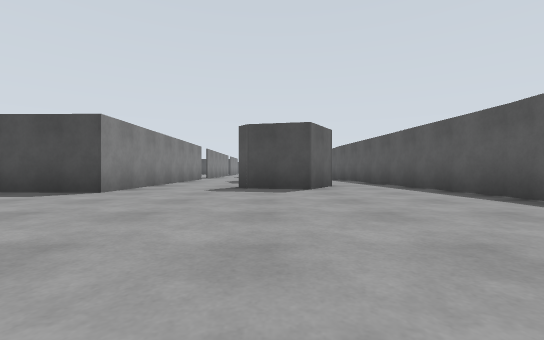
View 1 (above)

18 first-person views from a walk through a robot-simulator world made for Gazebo. The camera is 0.72 m above the floor, looks level and sees 90° across. The floor is counted in squares, 2 m on a side. Each view is taken from the middle of a square. On the plan, view 1 faces up. The plan holds only what a view shows up to about 9 squares ahead; the rest is blank.

View 2
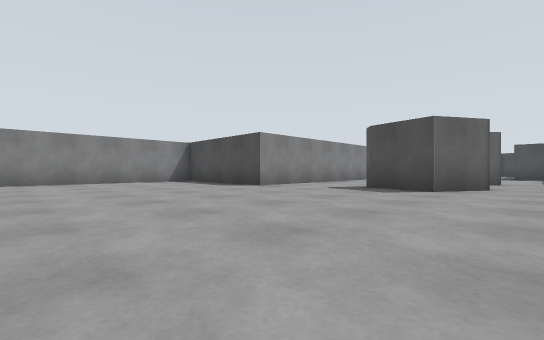

View 3
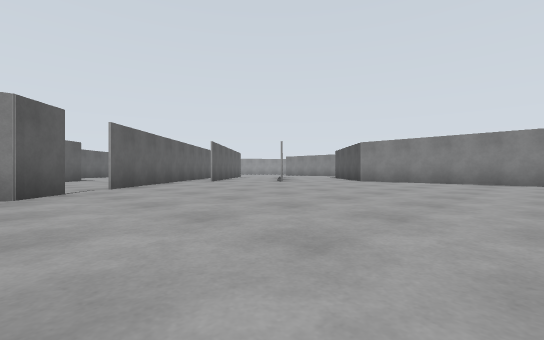

View 4
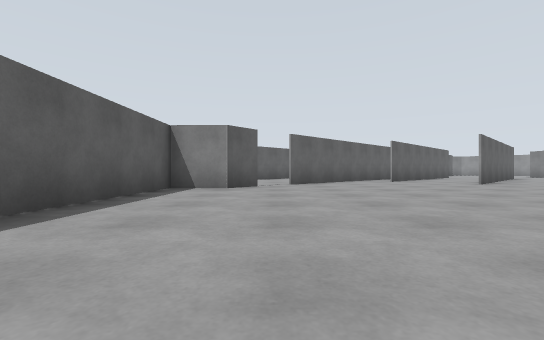

View 5
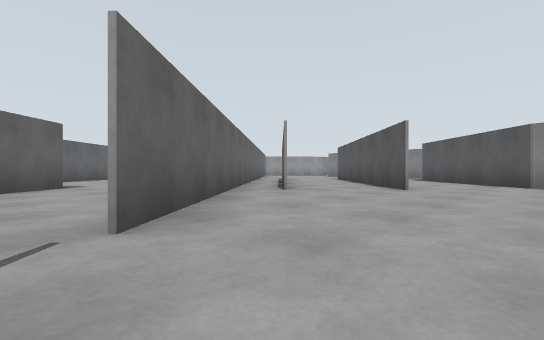

View 6
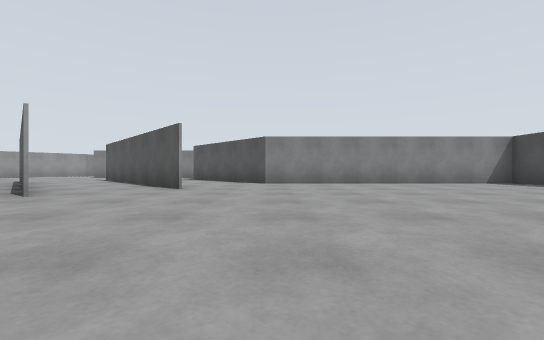

View 7
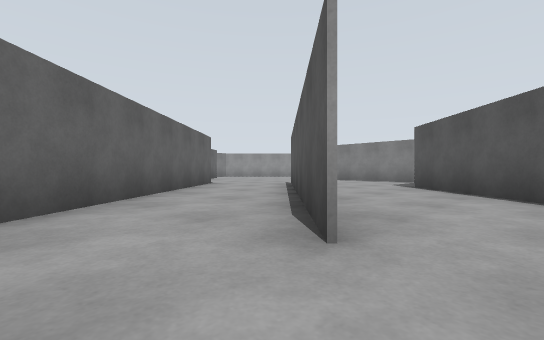

View 8
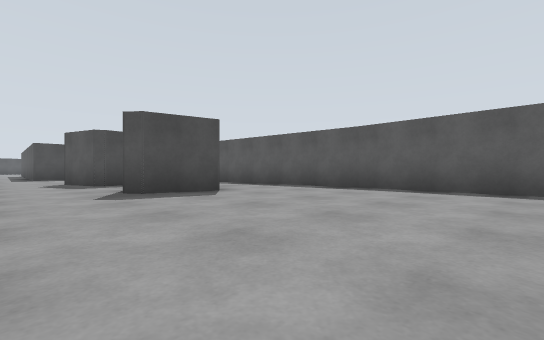

View 9
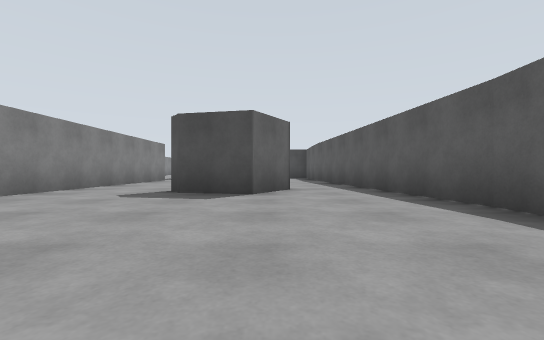

View 10
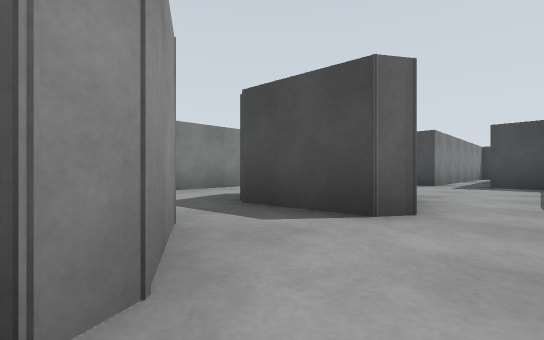

View 11
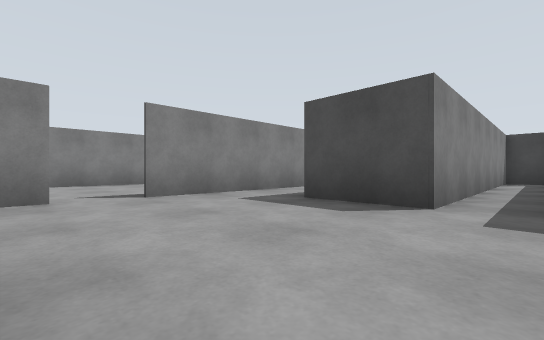

View 12
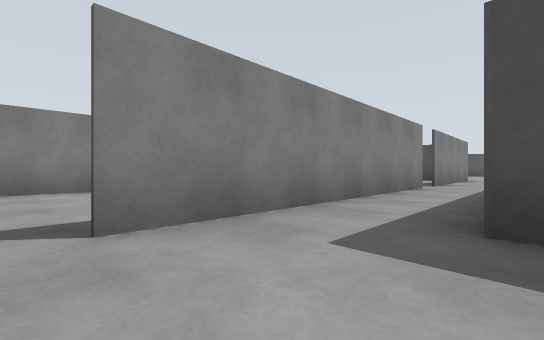

View 13
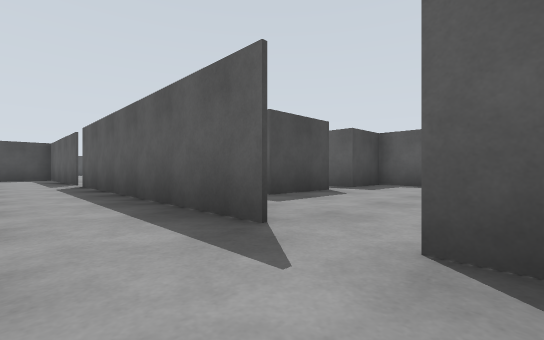

View 14
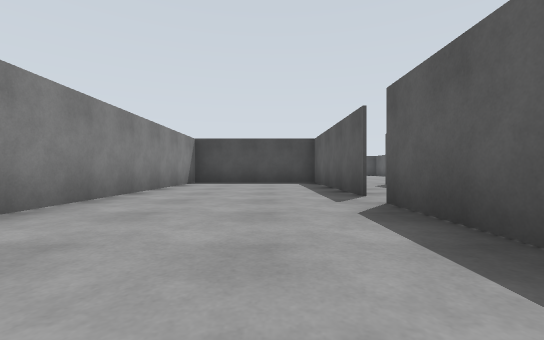

View 15
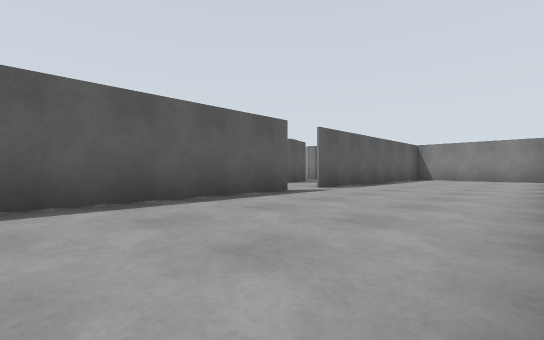

View 16
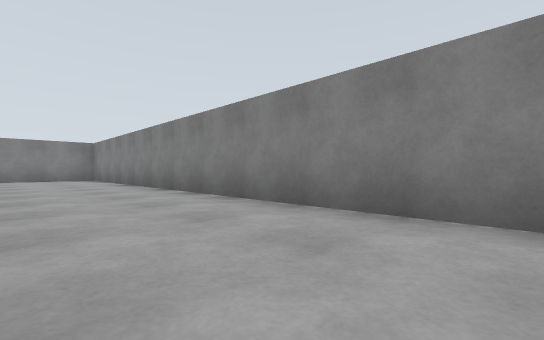

View 17
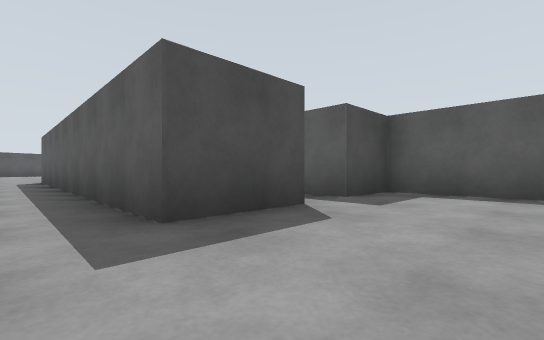

View 18
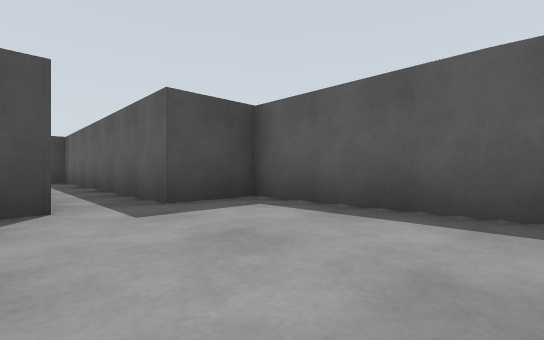

### Floor plan
Points are (right, up) in squares from view 1. A wall is a line through its corners. A room is listed if a view was taken in it or the views show most of it. See-through windows are left out.
Room 1 (views 1, 2, 3, 4, 5, 6, 7, 8, 9, 10)
walls: (-4.1, -3.7) (-5.2, -4.7); (1.3, -3) (1.9, -2.4) (3.1, -2.4); (3.1, -0.2) (3.2, 3.7); (2.6, -2.5) (2.6, -0.1); (-6.2, 4) (-6.2, -2.2) (-8, -3.9); (-3.3, -5.9) (-2.6, -5.2); (3.2, 3.6) (2.9, 6.6); (-2.7, 6.5) (-2.7, 4.3) (-6.3, 4.4); (-5.9, -5.3) (-4.2, -3.7); (-2.6, -6.6) (0.6, -3.6); (1.4, 6.1) (0.7, 5) (-0.5, 5.3) (-0.7, 5.6)
ways out: opening at (-1.5, 6) to room 4; opening at (-4, -6) to room 5; opening at (2, 6) to room 6; opening at (-7, -5)
Room 2 (views 11, 12, 17, 18)
walls: (-2.7, 10.4) (-2.7, 9.4); (2.6, 10.2) (2.6, 12.8) (1.3, 12.8) (1.2, 19.1) (0.3, 19.1) (0.3, 12.8) (-1.2, 12.8) (-1.2, 20.7); (1.3, 8.4) (1.1, 8); (2.8, 7.6) (2.5, 10.3); (-2.7, 17) (-2.7, 11.3); (-2.7, 20.5) (-2.7, 17.8)
ways out: opening at (-3, 11) to room 3; gap at (-3, 17.5) to room 3; opening at (-1.5, 8.5) to room 4; opening at (2, 8.5) to room 6; opening at (-2, 21)
Room 3 (views 13, 14, 15, 16)
walls: (-2.7, 11.3) (-2.8, 17); (-2.8, 17.7) (-2.8, 21.7) (-6.2, 21.7) (-6.2, 4); (-2.7, 5.5) (-2.7, 10.4); (-6.2, 4.4) (-3.9, 4.4)
ways out: opening at (-3, 11) to room 2; gap at (-3, 17.5) to room 2
Room 4 (no view inside)
walls: (0.1, 6.8) (1.4, 6.1); (1.1, 8) (-0.5, 7.9) (-0.9, 9.1); (-2.7, 9.4) (-2.7, 6.5)
ways out: opening at (-1.5, 6) to room 1; opening at (-1.5, 8.5) to room 2; opening at (0.5, 7) to room 6
Room 5 (no view inside)
walls: (-5.2, -4.7) (-7.3, -6.7); (-5.9, -8.3) (-3.3, -5.9); (-4.8, -8.6) (-2.6, -6.6)
ways out: opening at (-4, -6) to room 1
Room 6 (no view inside)
walls: (2.9, 6.6) (2.8, 7.6)
ways out: opening at (2, 6) to room 1; opening at (2, 8.5) to room 2; opening at (0.5, 7) to room 4

Positions as (right, up) in squares from view 1, and headings:
1: (0, 0), facing up
2: (2, 0), facing up-left
3: (2, 2), facing down-left
4: (1, 3), facing down
5: (1, -2), facing down-left
6: (1, -2), facing left
7: (-3, -3), facing down-left
8: (-2, 1), facing up-right
9: (1, 1), facing up
10: (2, 6), facing up-left
11: (1, 10), facing up-left
12: (-1, 11), facing up-left
13: (-4, 10), facing up-right
14: (-4, 14), facing up
15: (-6, 15), facing down-right
16: (-4, 15), facing down-left
17: (-2, 11), facing up-right
18: (0, 10), facing up-right
